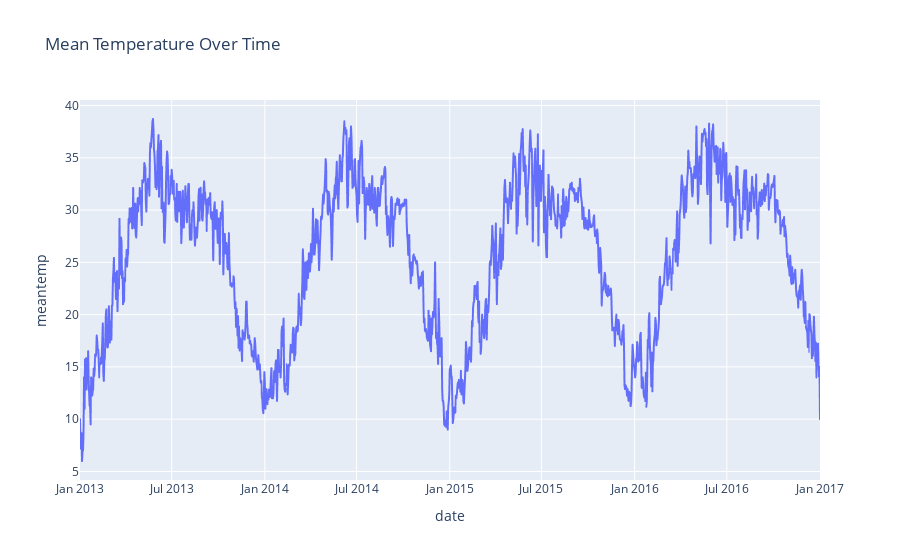

The cell this chart's notebook holds for it:
### Code cell
# Draw same plot on Plotly
fig = px.line(df, x=df.index, y="meantemp", title="Mean Temperature Over Time")
fig.show()

### Figure 1 — Plotly figure (JSON) as saved in the notebook; plotly's stock layout.template omitted (floating-point values rounded to 4 significant figures; data arrays with more than 128 entries replaced by an {"elided": "..."} marker saying what was removed)
{"data": [{"hovertemplate": "date=%{x}<br>meantemp=%{y}<extra></extra>", "legendgroup": "", "line": {"color": "#636efa", "dash": "solid"}, "marker": {"symbol": "circle"}, "mode": "lines", "name": "", "showlegend": false, "type": "scattergl", "x": {"elided": "1462 str values"}, "xaxis": "x", "y": {"elided": "1462 float values"}, "yaxis": "y"}], "layout": {"legend": {"tracegroupgap": 0}, "title": {"text": "Mean Temperature Over Time"}, "xaxis": {"anchor": "y", "domain": [0, 1], "title": {"text": "date"}}, "yaxis": {"anchor": "x", "domain": [0, 1], "title": {"text": "meantemp"}}}}
